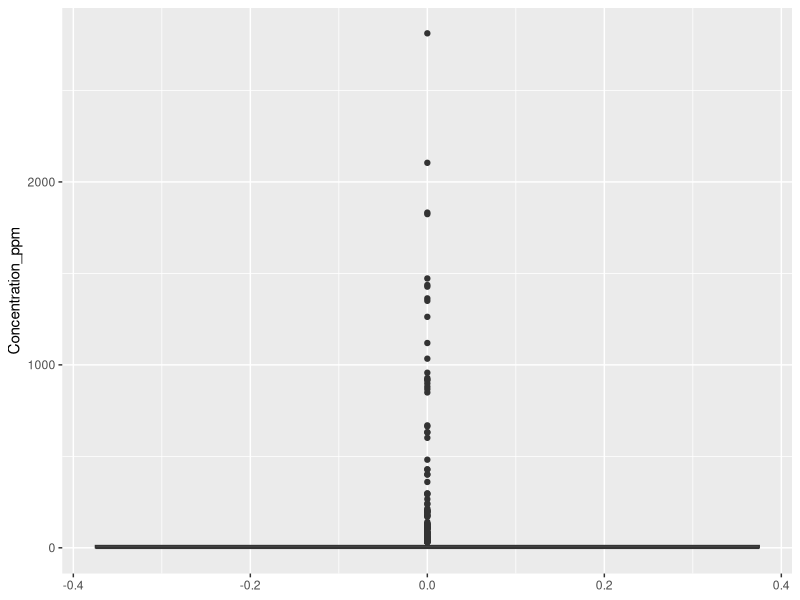
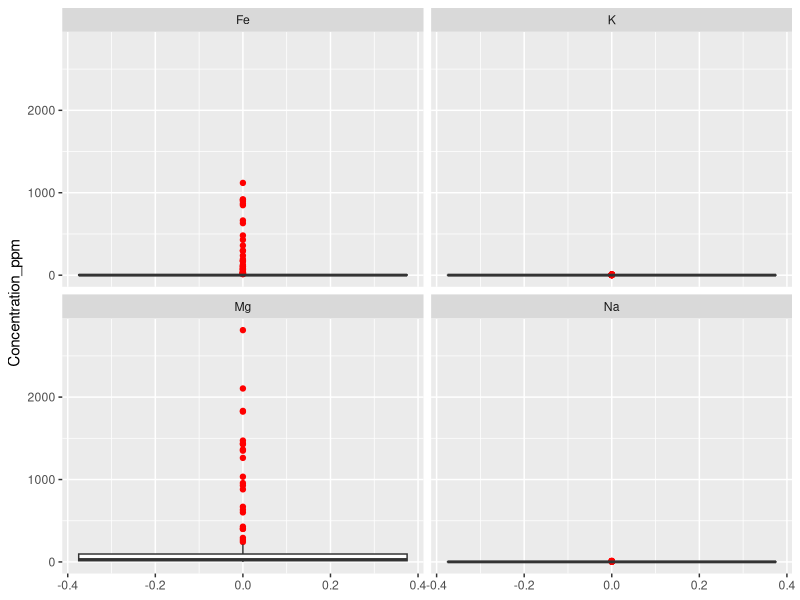
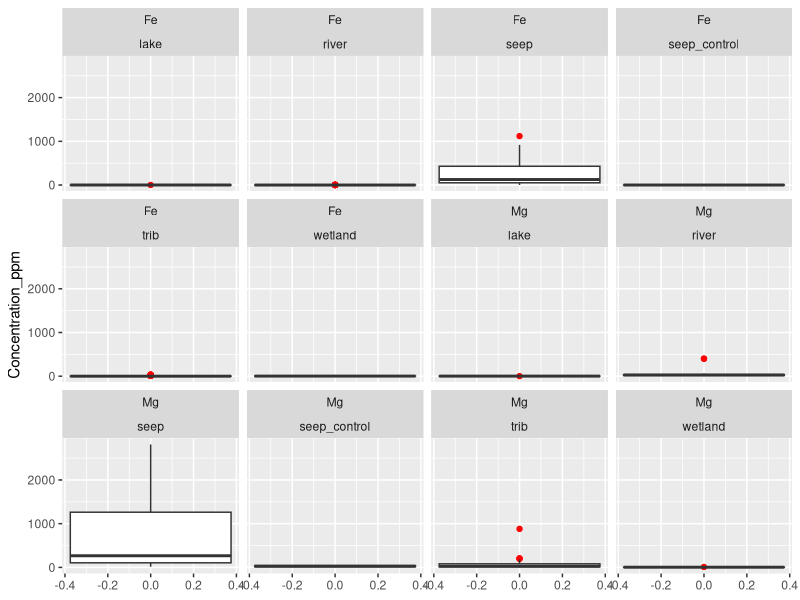
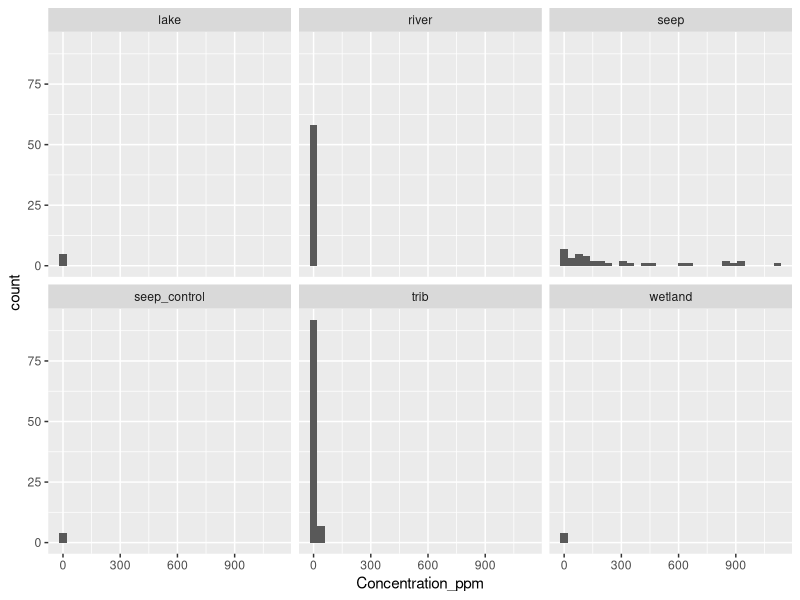
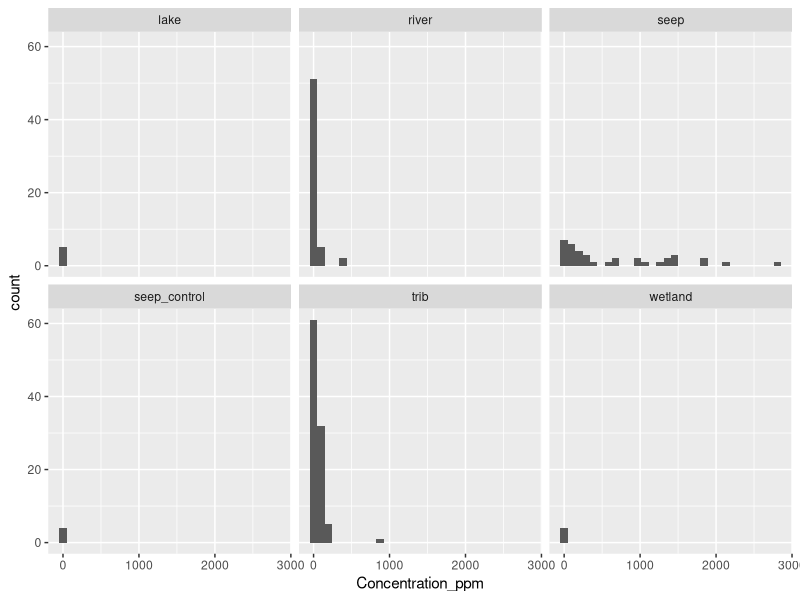
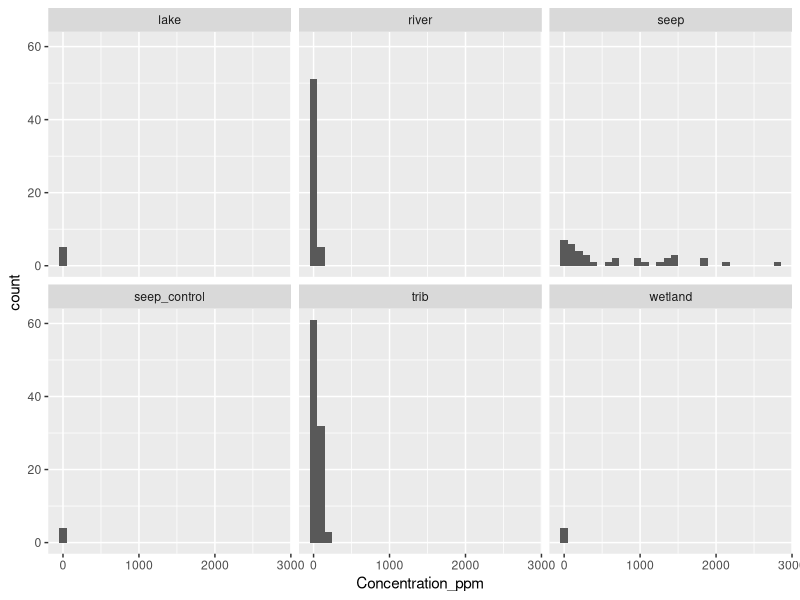
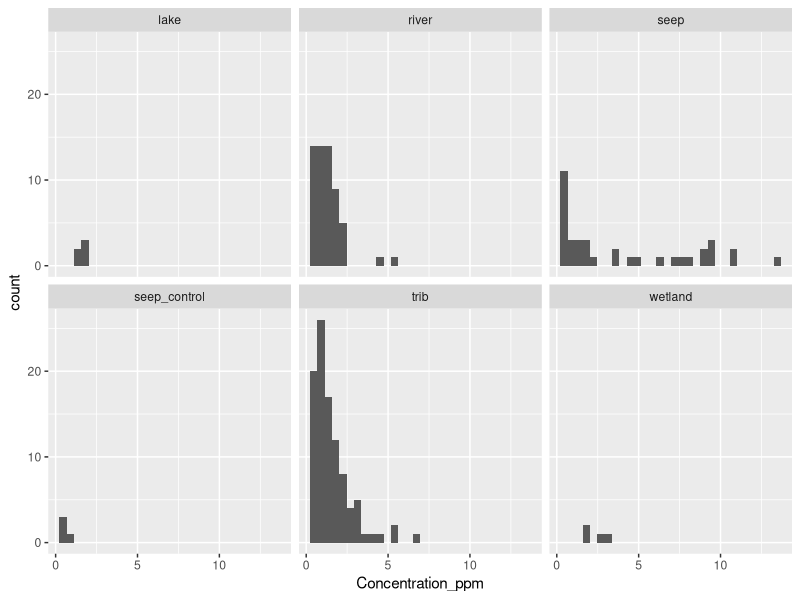
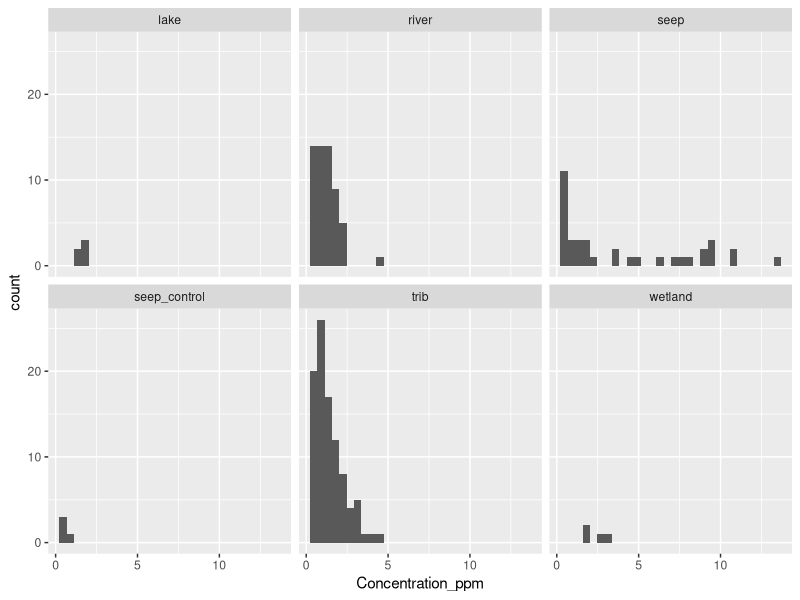

Generate these figures, in order, with R: (Note: this script raises an error after producing the figures.)
## ---- chunk 1
rm(list = ls())
library(tidyverse)
library(here)
library(ggfortify)
library(multcomp)
Stream = read.csv(here("Data", "Bazuro_Orange_Stream_Field_Data.csv"))
## ---- chunk 2
Stream$Element <- as.factor(Stream$Element)
Stream$Type <- as.factor(Stream$Type)
glimpse(Stream)
## ---- chunk 3
levels(Stream$Element)
## ---- chunk 4
Stream <- Stream |> filter(Element == "Fe" | 
                             Element == "K" | 
                             Element == "Na" | 
                             Element == "Mg")
Stream
## ---- chunk 5
levels(Stream$Type)
## ---- chunk 6
ggplot(data = Stream, aes(y = Concentration_ppm)) +
  geom_boxplot()
## ---- chunk 7
Stream |> arrange(desc(Concentration_ppm))
## ---- chunk 8
ggplot(data = Stream, aes(y = Concentration_ppm)) +
  geom_boxplot(outlier.color = "red") +
  facet_wrap(~Element)
## ---- chunk 9
Stream |> arrange(Concentration_ppm)
## ---- chunk 10
Stream |> filter(Element == "Fe" | 
                                 Element == "Mg") |> 

ggplot(aes(y = Concentration_ppm)) +
  geom_boxplot(outlier.color = "red") +
  facet_wrap(~Element + Type)
## ---- chunk 11
Stream |> filter(Element == "Fe") |> ggplot(aes(Concentration_ppm))+
  geom_histogram()+
  facet_wrap(~Type)
## ---- chunk 12
Stream |> filter(Element == "Mg") |> ggplot(aes(Concentration_ppm))+
  geom_histogram()+
  facet_wrap(~Type)
## ---- chunk 13
Stream = Stream |> mutate(Concentration_ppm = if_else(Element == "Mg" & # Element is Mg
                                                        Type != "seep" &  #habitat type isn't seep
                                                        Concentration_ppm >= 200, 
                                                      true = NA, 
                                                      false = Concentration_ppm))
## ---- chunk 14
Stream |> filter(Element == "Mg") |> ggplot(aes(Concentration_ppm))+
  geom_histogram()+
  facet_wrap(~Type)
## ---- chunk 15
Stream |> filter(Element == "Na") |> ggplot(aes(Concentration_ppm))+
  geom_histogram()+
  facet_wrap(~Type)
## ---- chunk 16
Stream = Stream |> mutate(Concentration_ppm = if_else(Element == "Na" & # Element is Mg
                                                        Type != "seep" &  #habitat type isn't seep
                                                        Concentration_ppm >= 5, 
                                                      true = NA, 
                                                      false = Concentration_ppm))
## ---- chunk 17
Stream |> filter(Element == "Na") |> ggplot(aes(Concentration_ppm))+
  geom_histogram()+
  facet_wrap(~Type)
## ---- chunk 18
Stream |> filter(Element == "K") |> ggplot(aes(Concentration_ppm))+
  geom_histogram()+
  facet_wrap(~Type)
## ---- chunk 19
Stream = Stream |> mutate(Concentration_ppm = if_else(Element == "K" & # Element is Mg
                                                        Type != "seep" &  #habitat type isn't seep
                                                        Concentration_ppm >= 6, 
                                                      true = NA, 
                                                      false = Concentration_ppm))
## ---- chunk 20
Stream |> filter(Element == "K") |> ggplot(aes(Concentration_ppm))+
  geom_histogram()+
  facet_wrap(~Type)
## ---- chunk 21
Stream |> filter(Element == "Fe" | 
                                 Element == "Mg") |> 

ggplot(aes(y = Concentration_ppm)) +
  geom_boxplot(outlier.color = "red") +
  facet_wrap(~Element + Type)
## ---- chunk 22
ggplot(data = Stream, aes(y = DO_per)) +
  geom_boxplot(outlier.color = "red")
## ---- chunk 23
ggplot(data = Stream, aes(x = DO_per))+
  geom_histogram()
## ---- chunk 24
Stream |> arrange(DO_per)
## ---- chunk 25
Stream <- Stream |> filter(Concentration_ppm != "NA")
## ---- chunk 26
write.csv(Stream, here("Data", "Bazuro_Capstone_Final.csv"), row.names = FALSE)
## ---- chunk 27
Stream_test = read.csv(here("Data", "Bazuro_Capstone_Final.csv"))
Stream_test
## ---- chunk 28
ggplot(data = Stream, aes(x = Concentration_ppm)) +
  geom_boxplot() +
  facet_wrap(~Type)
## ---- chunk 29
ggplot(data = Stream, aes(x = DO_per, y = Concentration_ppm)) +
  geom_point() +
  facet_wrap(~Element)
## ---- chunk 30
Stream_sum <- Stream |> group_by(Type, Element) |> summarise(
  sd_concentration = sd(Concentration_ppm, na.rm = T),
  mean_concentration = mean(Concentration_ppm, na.rm = T)
)
glimpse(Stream_sum)
view(Stream_sum)
## ---- chunk 31
Stream_sum2 <- Stream |> summarise(
  sd_concentration = sd(Concentration_ppm, na.rm = T),
  mean_concentration = mean(Concentration_ppm, na.rm = T))
view(Stream_sum2)
